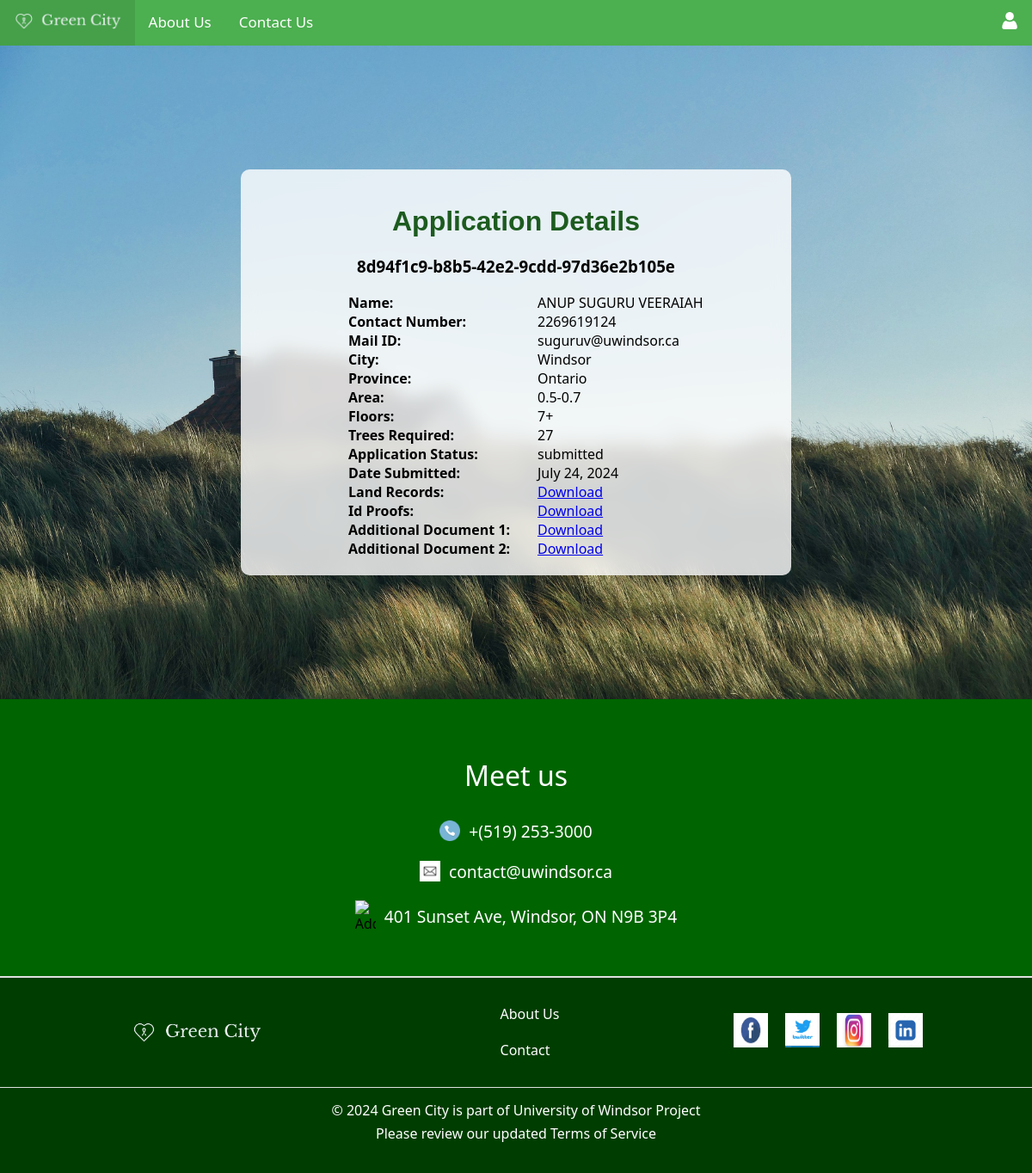
Page /application_details/1/ (signed in) on the earlier database version.
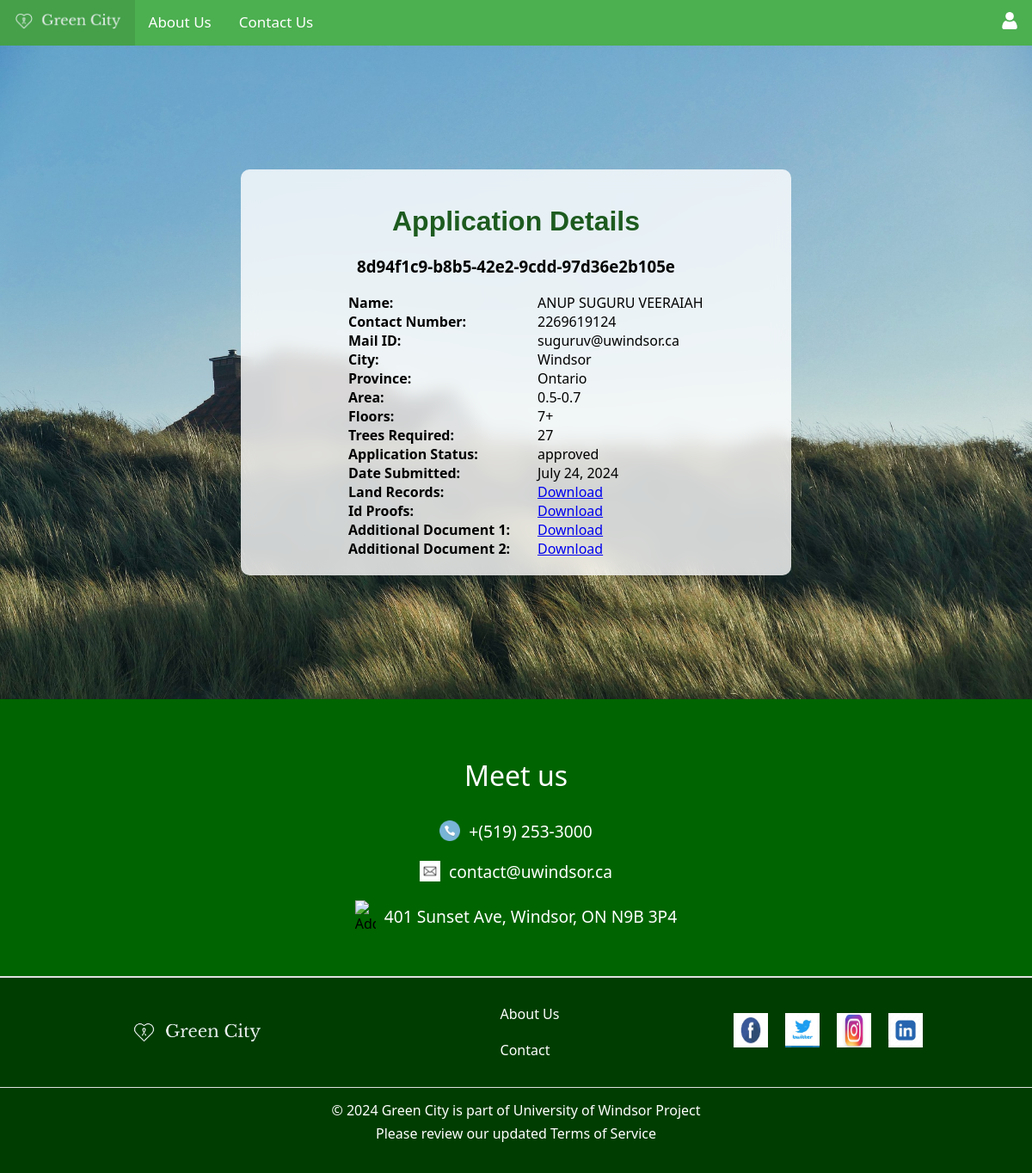
Same page on the later database version.
### myapp/models.py (models this page shows, shortened)
class BuildingPermit(models.Model):
    AREA_CHOICES = [
        ('0-0.3', '0<0.3'),
        ('0.3-0.5', '0.3<0.5'),
        ('0.5-0.7', '0.5<0.7'),
        ('0.7+', '>=0.7'),
    ]
    FLOORS_CHOICES = [
        ('1-3', '1-3'),
        ('4-6', '4-6'),
        ('7+', '>=7'),
    ]
    __application_status_options = {
        "submitted": "Submitted",
        "in progress": "In Progress",
        "approved": "Approved",
        "rejected": "Rejected",
        "additional": "Additional Document Required",
    }
    name = models.CharField(max_length=100)
    contact_number = models.CharField(max_length=15)
    mail_id = models.EmailField()
    city = models.CharField(max_length=100)
    province = models.CharField(max_length=100)
    area = models.CharField(max_length=20, choices=AREA_CHOICES)
    floors = models.CharField(max_length=20, choices=FLOORS_CHOICES)
    government_id_proof = models.FileField(upload_to=user_id_proof_path)
    land_purchase_record = models.FileField(upload_to=user_land_records_path)
    trees_required = models.PositiveIntegerField()
    application_number = models.CharField(max_length=50, default=str(uuid.uuid4()))
    application_status = models.CharField(max_length=20, choices=__application_status_options, default="submitted")
    date = models.CharField(max_length=50, default=str(datetime.now().strftime("%B %d, %Y")))
    user_id = models.PositiveIntegerField(default=1)
    usr = models.ForeignKey(CustomUser, on_delete=models.CASCADE)
    additional_document_description = models.CharField(max_length=1000, blank=True, null=True)
    additional_document_1 = models.FileField(upload_to=user_additional_document_1_path, blank=True, null=True)
    additional_document_2 = models.FileField(upload_to=user_additional_records_2_path, blank=True, null=True)

### myapp/views.py (the view, shortened to what this page needs)
# urls.py: path('application_details/<int:permit_id>/', views.application_details, name='application_details'),
def application_details(request, permit_id: int) -> HttpResponse:
    def _get_dict_using(application: BuildingPermit):
        return {
            'permit': application,
            'is_additional_document_1_available': True if application.additional_document_1.name is not "" else False,
            'is_additional_document_2_available': True if application.additional_document_2.name is not "" else False,
        }
    permit = get_object_or_404(BuildingPermit, pk=permit_id, user_id=request.user.id)
    return render(
        request,
        template_name='home/applications/application_details.html',
        context=_get_dict_using(permit)
    )

### myapp/templates/home/applications/application_details.html (shortened to what the changed rows need)
{% extends 'base.html' %}
{% block content %}
    {% load static %}
    <link rel="stylesheet" href="{% static 'home/applications/applications.css' %}">
    <div class="application-details-container">
        <div class="application-details-container-inner">
            <h1 class="application-h1">Application Details</h1>
            <h3 class="application-h2">{{ permit.application_number }}</h3>
            <div class="column-row-container">
                <div class="column">
                    <div class="row">
                        <div class="cell-label">Name:</div>
                        <div class="cell-data">{{ permit.name }}</div>
                    </div>
                    <div class="row">
                        <div class="cell-label">Contact Number:</div>
                        <div class="cell-data">{{ permit.contact_number }}</div>
                    </div>
                </div>
                <div class="column">
                    <div class="row">
                        <div class="cell-label">Mail ID:</div>
                        <div class="cell-data">{{ permit.mail_id }}</div>
                    </div>
                    <div class="row">
                        <div class="cell-label">City:</div>
                        <div class="cell-data">{{ permit.city }}</div>
                    </div>
                </div>
                <div class="column">
                    <div class="row">
                        <div class="cell-label">Province:</div>
                        <div class="cell-data">{{ permit.province }}</div>
                    </div>
                    <div class="row">
                        <div class="cell-label">Area:</div>
                        <div class="cell-data">{{ permit.area }}</div>
                    </div>
                </div>
                <div class="column">
                    <div class="row">
                        <div class="cell-label">Floors:</div>
                        <div class="cell-data">{{ permit.floors }}</div>
                    </div>
                    <div class="row">
                        <div class="cell-label">Trees Required:</div>
                        <div class="cell-data">{{ permit.trees_required }}</div>
                    </div>
                </div>
                <div class="column">
                    <div class="row">
                        <div class="cell-label">Application Status:</div>
                        <div class="cell-data">{{ permit.application_status }}</div>
                    </div>
                    <div class="row">
                        <div class="cell-label">Date Submitted:</div>
                        <div class="cell-data">{{ permit.date }}</div>
                    </div>
                </div>
                <div class="column">
                </div>
                <div class="column">
                </div>
            </div>
        </div>
    </div>
{% endblock %}

Differences in the rows shown:
changed BuildingPermit "8d94f1c9-b8b5-42e2-9cdd-97d36e2b105e": application_status "submitted" → "approved"
